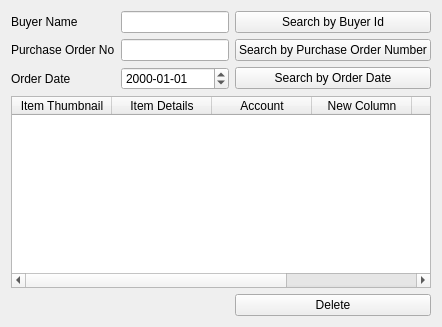
                   <widget class="QWidget" name="tab_2">
                    <attribute name="icon">
                     <iconset>
                      <normaloff>../../../../../fontawesome-free-5.9.0-desktop/svgs/solid/trash.svg</normaloff>../../../../../fontawesome-free-5.9.0-desktop/svgs/solid/trash.svg</iconset>
                    </attribute>
                    <attribute name="title">
                     <string>Delete</string>
                    </attribute>
                    <layout class="QGridLayout" name="gridLayout_13" columnstretch="2,4,4,1">
                     <item row="1" column="3">
                      <widget class="QPushButton" name="pushButton_4">
                       <property name="text">
                        <string>Search by Purchase Order Number</string>
                       </property>
                      </widget>
                     </item>
                     <item row="0" column="3">
                      <widget class="QPushButton" name="pushButton_2">
                       <property name="text">
                        <string>Search by Buyer Id</string>
                       </property>
                      </widget>
                     </item>
                     <item row="2" column="3">
                      <widget class="QPushButton" name="pushButton_5">
                       <property name="text">
                        <string>Search by Order Date</string>
                       </property>
                      </widget>
                     </item>
                     <item row="3" column="0" colspan="4">
                      <widget class="QTableWidget" name="tableWidget_3">
                       <column>
                        <property name="text">
                         <string>Item Thumbnail</string>
                        </property>
                       </column>
                       <column>
                        <property name="text">
                         <string>Item Details</string>
                        </property>
                       </column>
                       <column>
                        <property name="text">
                         <string>Account</string>
                        </property>
                       </column>
                       <column>
                        <property name="text">
                         <string>New Column</string>
                        </property>
                       </column>
                       <column>
                        <property name="text">
                         <string>Rate</string>
                        </property>
                       </column>
                       <column>
                        <property name="text">
                         <string>Amount</string>
                        </property>
                       </column>
                      </widget>
                     </item>
                     <item row="2" column="0">
                      <widget class="QLabel" name="label_23">
                       <property name="text">
                        <string>Order Date</string>
                       </property>
                      </widget>
                     </item>
                     <item row="1" column="0">
                      <widget class="QLabel" name="label_22">
                       <property name="text">
                        <string>Purchase Order No</string>
                       </property>
                      </widget>
                     </item>
                     <item row="0" column="0">
                      <widget class="QLabel" name="label_21">
                       <property name="text">
                        <string>Buyer Name</string>
                       </property>
                      </widget>
                     </item>
                     <item row="4" column="3">
                      <widget class="QPushButton" name="pushButton_6">
                       <property name="text">
                        <string>Delete</string>
                       </property>
                       <property name="icon">
                        <iconset>
                         <normaloff>../../../../../fontawesome-free-5.9.0-desktop/svgs/solid/trash.svg</normaloff>../../../../../fontawesome-free-5.9.0-desktop/svgs/solid/trash.svg</iconset>
                       </property>
                      </widget>
                     </item>
                     <item row="2" column="1" colspan="2">
                      <widget class="QDateEdit" name="dateEdit_4">
                       <property name="displayFormat">
                        <string>yyyy-MM-dd</string>
                       </property>
                      </widget>
                     </item>
                     <item row="1" column="1" colspan="2">
                      <widget class="QLineEdit" name="lineEdit_8"/>
                     </item>
                     <item row="0" column="1" colspan="2">
                      <widget class="QLineEdit" name="lineEdit_7"/>
                     </item>
                     <item row="4" column="0" colspan="3">
                      <spacer name="horizontalSpacer_5">
                       <property name="orientation">
                        <enum>Qt::Horizontal</enum>
                       </property>
                       <property name="sizeHint" stdset="0">
                        <size>
                         <width>40</width>
                         <height>20</height>
                        </size>
                       </property>
                      </spacer>
                     </item>
                    </layout>
                   </widget>
